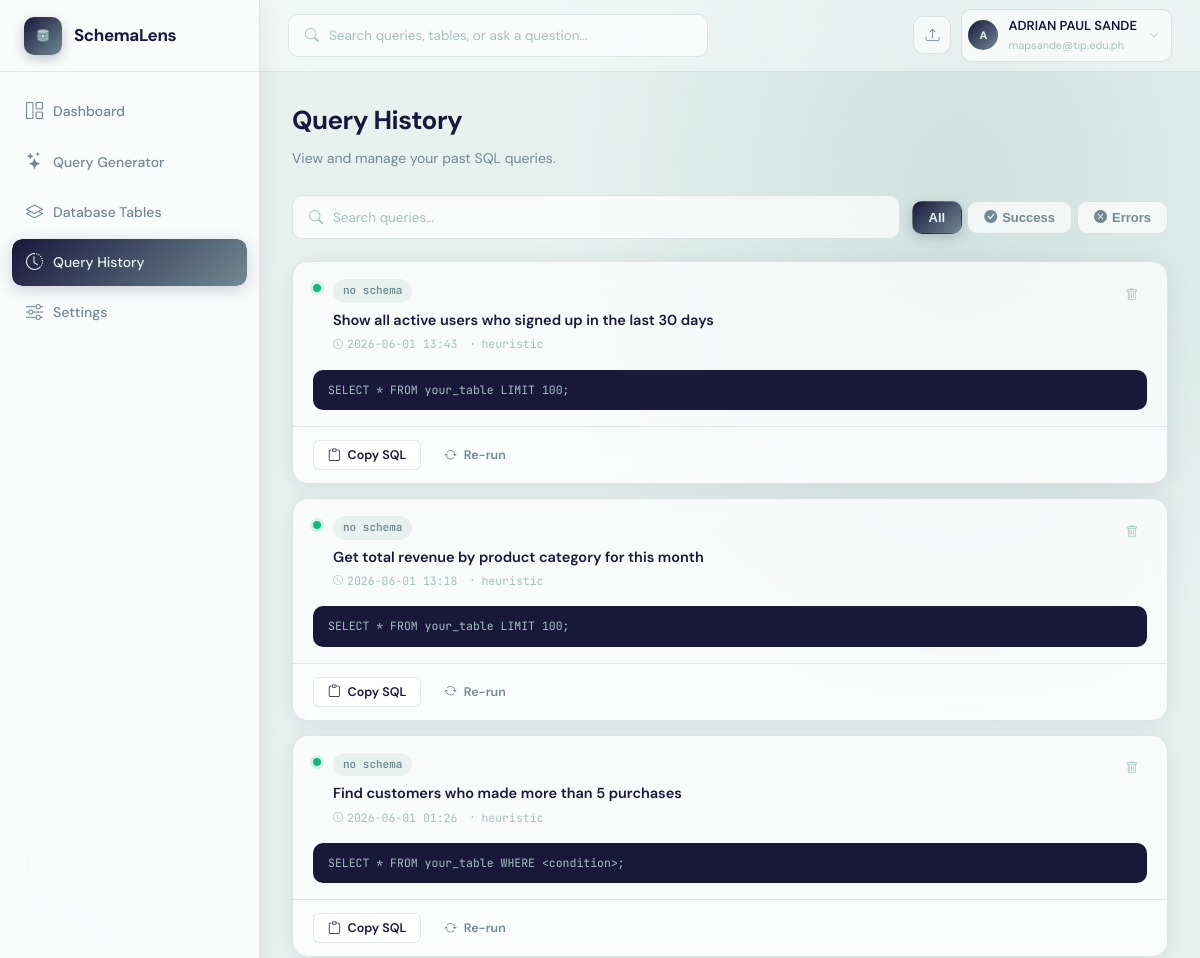
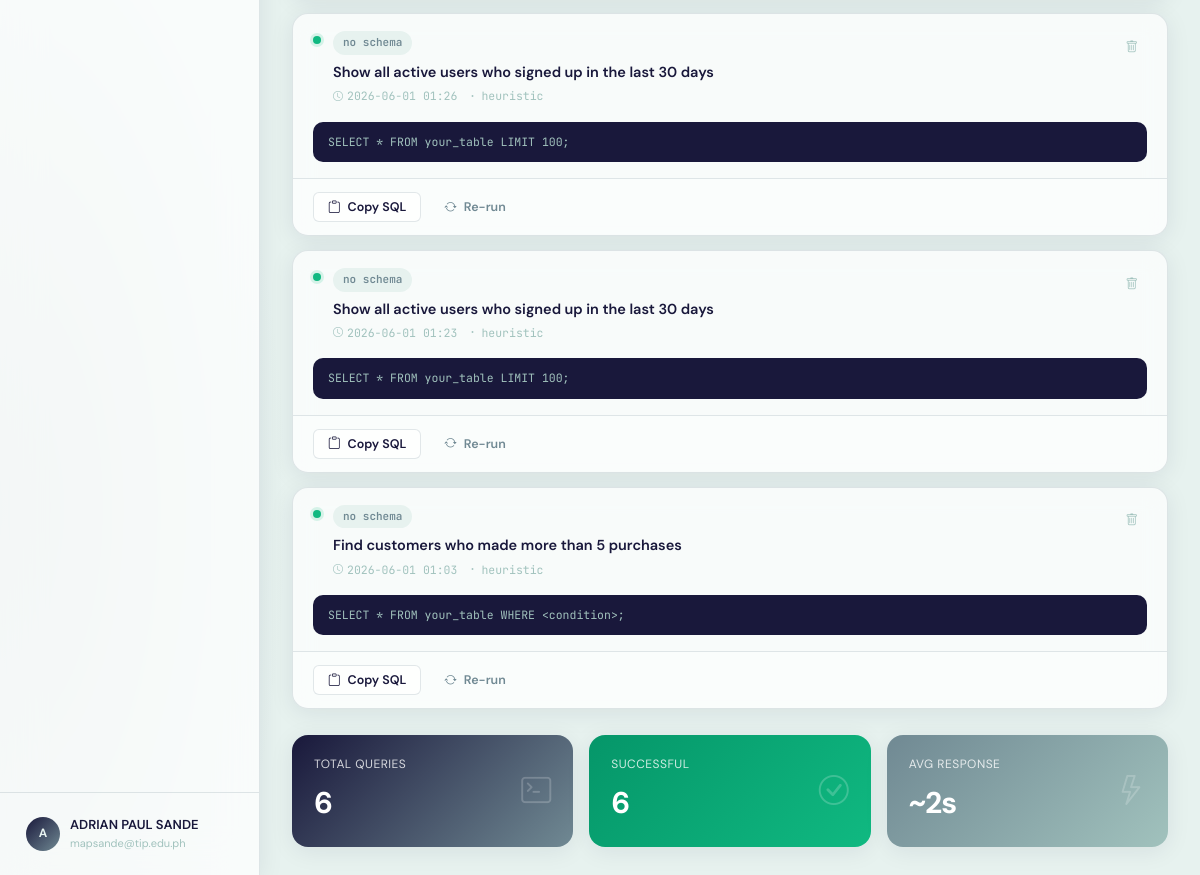
Page /history (signed in) on the earlier database version (2 pictures, top to bottom).
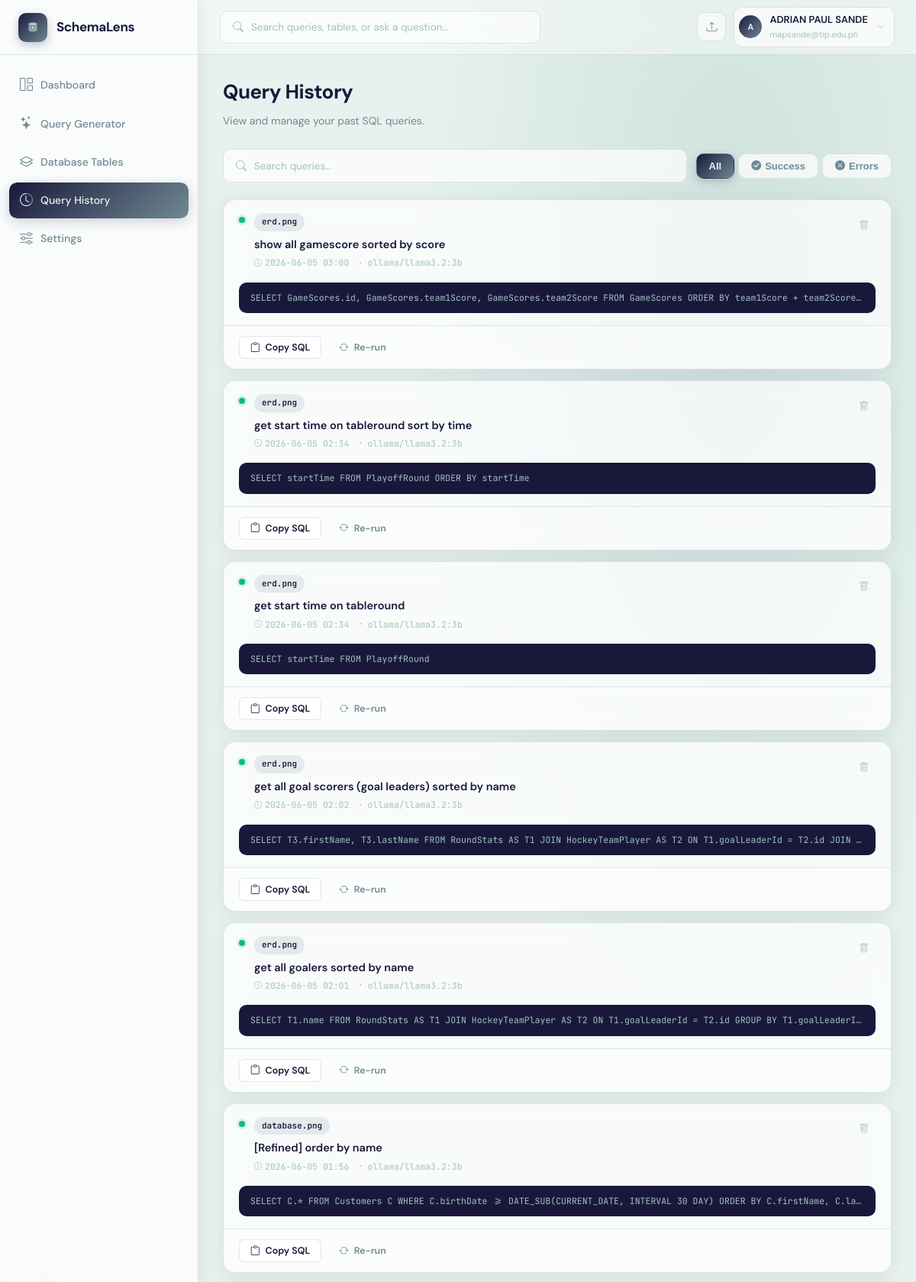
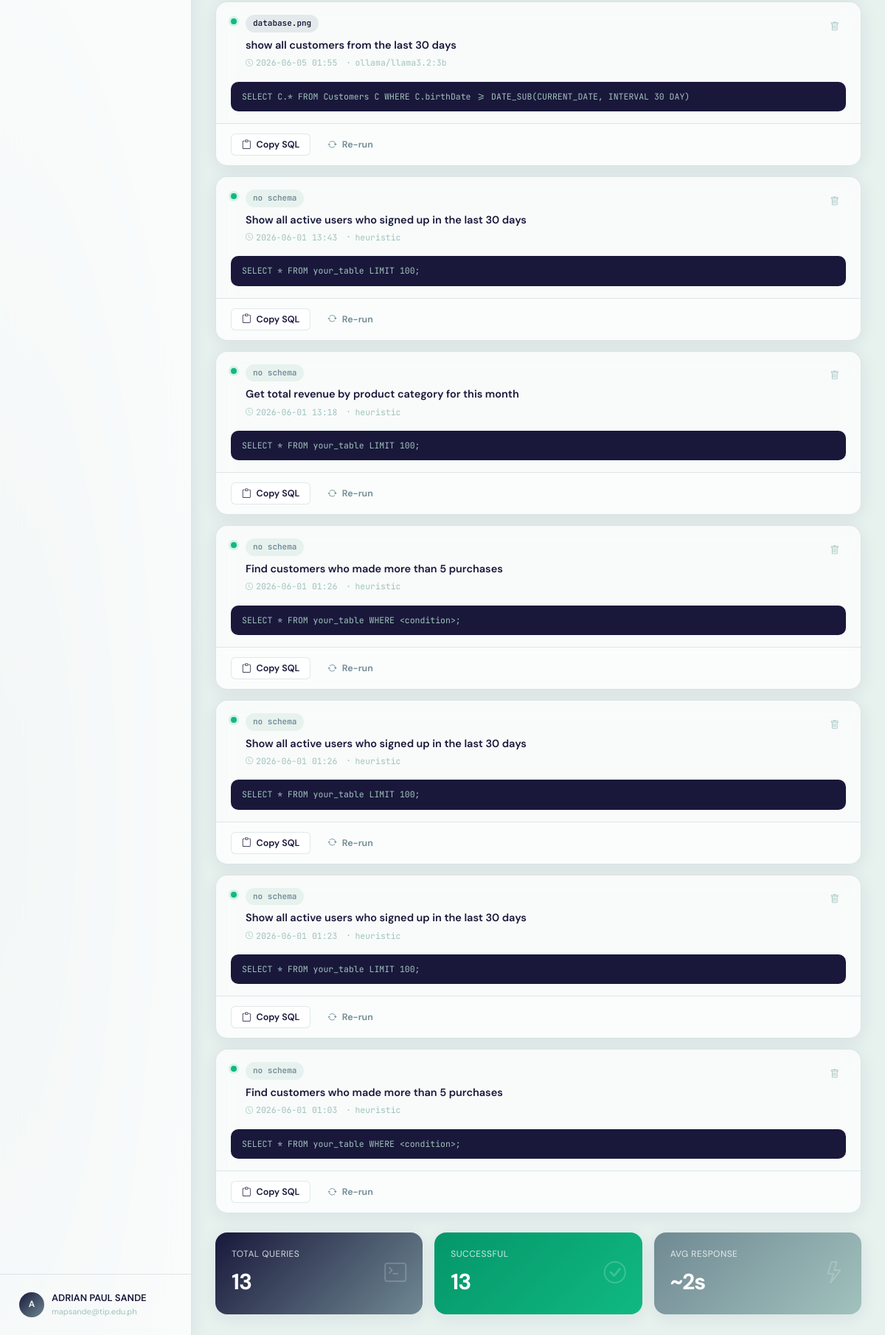
Same page on the later database version (2 pictures, top to bottom).
### app.py (models this page shows)
class User(UserMixin, db.Model):
    __tablename__ = "users"
    id           = db.Column(db.Integer, primary_key=True)
    name         = db.Column(db.String(120), nullable=False)
    email        = db.Column(db.String(200), unique=True, nullable=False)
    password     = db.Column(db.String(256), nullable=False)
    company      = db.Column(db.String(120), default="")
    role         = db.Column(db.String(80), default="")
    gemini_key   = db.Column(db.String(256), default="")
    created_at   = db.Column(db.DateTime, default=datetime.datetime.utcnow)
    agreement_accepted = db.Column(db.Boolean, default=False)
    agreement_accepted_at = db.Column(db.DateTime, nullable=True)
    schemas      = db.relationship("SchemaUpload", backref="owner", lazy=True,
                                   cascade="all, delete-orphan")
    queries      = db.relationship("QueryHistory", backref="owner", lazy=True,
                                   cascade="all, delete-orphan")

class QueryHistory(db.Model):
    __tablename__ = "query_history"
    id             = db.Column(db.Integer, primary_key=True)
    user_id        = db.Column(db.Integer, db.ForeignKey("users.id"), nullable=False)
    schema_id      = db.Column(db.Integer, db.ForeignKey("schema_uploads.id"), nullable=True)
    natural_query  = db.Column(db.Text, nullable=False)
    generated_sql  = db.Column(db.Text, default="")
    model_used     = db.Column(db.String(80), default="")
    sql_explanation = db.Column(db.Text, default="")     # Feature 2: plain-English explanation
    accuracy_score  = db.Column(db.Float, default=None)  # Feature 4: confidence score
    accuracy_notes  = db.Column(db.Text, default="")     # Feature 4: validation notes
    conversation_context = db.Column(db.Text, default="")  # Feature 3: JSON conversation history
    created_at     = db.Column(db.DateTime, default=datetime.datetime.utcnow)

class SchemaUpload(db.Model):
    __tablename__ = "schema_uploads"
    id            = db.Column(db.Integer, primary_key=True)
    user_id       = db.Column(db.Integer, db.ForeignKey("users.id"), nullable=False)
    filename      = db.Column(db.String(256), nullable=False)
    original_name = db.Column(db.String(256), nullable=False)
    schema_name   = db.Column(db.String(120), default="")
    ocr_text      = db.Column(db.Text, default="")
    parsed_schema = db.Column(db.Text, default="")   # JSON
    confirmed_schema = db.Column(db.Text, default="")  # JSON — user-confirmed/edited version
    uploaded_at   = db.Column(db.DateTime, default=datetime.datetime.utcnow)
    queries       = db.relationship("QueryHistory", backref="schema", lazy=True,
                                    cascade="all, delete-orphan")

### app.py (the view)
@app.route("/history")
@login_required
def history():
    page = request.args.get("page", 1, type=int)
    per_page = 20
    queries = QueryHistory.query.filter_by(user_id=current_user.id)\
              .order_by(QueryHistory.created_at.desc())\
              .paginate(page=page, per_page=per_page, error_out=False)
    return render_template("history.html", queries=queries)

### app.py (called while the page is built)
@login_manager.user_loader
def load_user(user_id):
    return db.session.get(User, int(user_id))

### templates/history.html (shortened to what this page needs)
{% extends "base.html" %}
{% block content %}
<div class="history-header fade-in">
  <h1>Query History</h1>
  <p>View and manage your past SQL queries.</p>
</div>
<div class="history-toolbar fade-in fade-in-1">
  <div class="search-wrap">
    <i class="bi bi-search"></i>
    <input type="text" id="searchInput" placeholder="Search queries…" oninput="filterQueries()">
  </div>
  <div class="filter-tabs">
    <button class="filter-tab active" id="tab-all" onclick="setFilter('all')">All</button>
    <button class="filter-tab success" id="tab-success" onclick="setFilter('success')">
      <i class="bi bi-check-circle-fill"></i> Success
    </button>
    <button class="filter-tab error" id="tab-error" onclick="setFilter('error')">
      <i class="bi bi-x-circle-fill"></i> Errors
    </button>
  </div>
</div>
<div id="queryList">
{% if queries.items %}
  {% for q in queries.items %}
  <div class="qh-card fade-in" id="qcard-{{ q.id }}"
       data-query="{{ q.natural_query | lower }}"
       data-status="success">
    <div class="qh-top">
      <div class="qh-status-dot success"></div>
      <div class="flex-1">
        <div style="display:flex;align-items:flex-start;justify-content:space-between;gap:12px;">
          <div>
            {% if q.schema %}
            <span class="badge badge-mid" style="margin-bottom:7px;display:inline-flex;">{{ q.schema.schema_name or q.schema.original_name }}</span>
            {% else %}
            <span class="badge badge-light" style="margin-bottom:7px;display:inline-flex;">no schema</span>
            {% endif %}
            <div class="qh-question">{{ q.natural_query }}</div>
            <div class="qh-meta">
              <span class="qh-meta-item"><i class="bi bi-clock"></i> {{ q.created_at.strftime('%Y-%m-%d %H:%M') }}</span>
              <span class="qh-meta-item"><i class="bi bi-dot"></i> {{ q.model_used or 'heuristic' }}</span>
            </div>
          </div>
          <button onclick="deleteQuery('{{ q.id }}')" class="btn btn-ghost btn-sm btn-icon" style="flex-shrink:0;color:var(--text-xs);" title="Delete">
            <i class="bi bi-trash"></i>
          </button>
        </div>
      </div>
    </div>
    <div class="qh-sql" onclick="this.classList.toggle('expanded')" title="Click to expand">{{ q.generated_sql }}</div>
    <div class="qh-actions">
      <button onclick="copySQL('{{ q.id }}')" class="btn btn-outline btn-sm"><i class="bi bi-clipboard"></i> Copy SQL</button>
      <a href="{{ url_for('query_page') }}{% if q.schema %}?schema_id={{ q.schema.id }}{% endif %}" class="btn btn-ghost btn-sm"><i class="bi bi-arrow-repeat"></i> Re-run</a>
    </div>
  </div>
  {% endfor %}
{% endif %}
</div>
{% if queries.items %}
<div class="stats-footer fade-in" style="animation-delay:.28s;">
  <div class="stat-box dark">
    <div>
      <div class="stat-box-label">Total Queries</div>
      <div class="stat-box-value">{{ queries.total }}</div>
    </div>
    <i class="bi bi-terminal stat-box-icon"></i>
  </div>
  <div class="stat-box green">
    <div>
      <div class="stat-box-label">Successful</div>
      <div class="stat-box-value">{{ queries.total }}</div>
    </div>
    <i class="bi bi-check-circle stat-box-icon"></i>
  </div>
  <div class="stat-box speed">
    <div>
      <div class="stat-box-label">Avg Response</div>
      <div class="stat-box-value">~2s</div>
    </div>
    <i class="bi bi-lightning stat-box-icon"></i>
  </div>
</div>
{% endif %}
{% endblock %}

### templates/base.html (shortened to what this page needs)
<!DOCTYPE html>
<html lang="en">
<head>
  <link href="https://cdn.jsdelivr.net/npm/bootstrap-icons@1.11.3/font/bootstrap-icons.css" rel="stylesheet">
  <link rel="stylesheet" href="https://cdnjs.cloudflare.com/ajax/libs/highlight.js/11.9.0/styles/github-dark.min.css">
</head>
<body>
{% if current_user.is_authenticated %}
<aside class="sidebar">
  <div class="sidebar-logo">
    <a href="{{ url_for('dashboard') }}">
      <div class="logo-icon">
      </div>
      <span class="logo-text">SchemaLens</span>
    </a>
  </div>
  <nav class="sidebar-nav">
    <a href="{{ url_for('dashboard') }}" class="nav-item {% if request.endpoint=='dashboard' %}active{% endif %}">
      <i class="bi bi-grid-1x2"></i> <span>Dashboard</span>
    </a>
    <a href="{{ url_for('query_page') }}" class="nav-item {% if request.endpoint=='query_page' %}active{% endif %}">
      <i class="bi bi-stars"></i> <span>Query Generator</span>
    </a>
    <a href="{{ url_for('schemas') }}" class="nav-item {% if request.endpoint in ['schemas','schema_detail'] %}active{% endif %}">
      <i class="bi bi-layers"></i> <span>Database Tables</span>
    </a>
    <a href="{{ url_for('history') }}" class="nav-item {% if request.endpoint=='history' %}active{% endif %}">
      <i class="bi bi-clock-history"></i> <span>Query History</span>
    </a>
    <a href="{{ url_for('settings') }}" class="nav-item {% if request.endpoint=='settings' %}active{% endif %}">
      <i class="bi bi-sliders"></i> <span>Settings</span>
    </a>
  </nav>
  <div class="sidebar-footer">
    <div class="user-row">
      <div class="user-avatar">{{ current_user.name[0].upper() }}</div>
      <div>
        <div class="user-name">{{ current_user.name }}</div>
        <div class="user-email">{{ current_user.email[:26] }}{% if current_user.email|length > 26 %}…{% endif %}</div>
      </div>
    </div>
  </div>
</aside>
<header class="topbar">
  <div class="search-box">
    <i class="bi bi-search"></i>
    <input type="text" placeholder="Search queries, tables, or ask a question…">
  </div>
  <div class="topbar-right">
    <a href="{{ url_for('schemas') }}" class="icon-btn" title="Upload Schema"><i class="bi bi-upload"></i></a>
    <div class="user-dropdown-wrapper">
      <div class="topbar-user" id="topbarUserBtn">
        <div class="user-avatar" style="width:30px;height:30px;font-size:11px;">{{ current_user.name[0].upper() }}</div>
        <div>
          <div class="name">{{ current_user.name }}</div>
          <div class="email">{{ current_user.email[:22] }}{% if current_user.email|length>22 %}…{% endif %}</div>
        </div>
        <i class="bi bi-chevron-down" style="font-size:10px;color:var(--text-xs);margin-left:2px;"></i>
      </div>
    </div>
  </div>
</header>
<div class="main">
  <div class="page">
    {% block content %}{% endblock %}
  </div>
</div>
{% else %}
{% block auth_content %}{% endblock %}
{% endif %}
</body>
</html>

### templates/history.html (style rules this page uses)
.history-header { margin-bottom: 26px; }
.history-header h1 { font-size: 26px; font-weight: 700; letter-spacing: -.5px; margin-bottom: 5px; }
.history-header p { font-size: 14px; color: var(--text-soft); }
.history-toolbar { display: flex; align-items: center; gap: 12px; margin-bottom: 22px; flex-wrap: wrap; }
.search-wrap { flex: 1; min-width: 200px; display: flex; align-items: center; gap: 10px; background: var(--card-bg); backdrop-filter: blur(12px); border: 1px solid var(--border); border-radius: var(--radius-sm); padding: 10px 16px; transition: all .2s; }
.search-wrap i { color: var(--text-xs); font-size: 14px; }
.search-wrap input { border:none; outline:none; font-family:var(--font); font-size:13.5px; color:var(--text); flex:1; background:none; }
.search-wrap input::placeholder { color: var(--text-xs); }
.filter-tabs { display: flex; gap: 5px; }
.filter-tab { padding: 8px 16px; border-radius: var(--radius-sm); font-size: 13px; font-weight: 600; cursor: pointer; border: 1px solid var(--border); background: var(--card-bg); backdrop-filter: blur(12px); color: var(--text-soft); transition: all .2s; display: flex; align-items: center; gap: 5px; }
.filter-tab.active { background: linear-gradient(135deg, var(--primary), var(--primary-mid)); color: var(--primary-xlight); border-color: transparent; box-shadow: 0 4px 12px rgba(25,24,59,0.2); }
.qh-card { background: var(--card-bg); backdrop-filter: blur(12px); border: 1px solid var(--border); border-radius: var(--radius); margin-bottom: 14px; overflow: hidden; transition: box-shadow .2s, transform .2s; box-shadow: var(--shadow); }
.qh-top { padding: 16px 20px; display: flex; align-items: flex-start; gap: 12px; }
.qh-status-dot { width: 8px; height: 8px; border-radius: 50%; flex-shrink: 0; margin-top: 6px; }
.qh-status-dot.success { background: #10b981; box-shadow: 0 0 0 3px rgba(16,185,129,0.15); }
.qh-question { font-size: 14.5px; font-weight: 600; color: var(--text); margin-bottom: 5px; line-height: 1.4; }
.qh-meta { display: flex; align-items: center; gap: 10px; flex-wrap: wrap; }
.qh-meta-item { display: flex; align-items: center; gap: 4px; font-size: 11.5px; color: var(--text-xs); font-family: var(--mono); }
.qh-meta-item i { font-size: 10px; }
.qh-sql { margin: 0 20px 16px; background: var(--primary); border-radius: var(--radius-sm); padding: 11px 15px; font-family: var(--mono); font-size: 11.5px; color: var(--primary-light); overflow: hidden; max-height: 48px; white-space: nowrap; text-overflow: ellipsis; cursor: pointer; transition: max-height .25s; }
.qh-actions { padding: 11px 20px; border-top: 1px solid var(--border); display: flex; align-items: center; gap: 8px; background: rgba(255,255,255,0.3); }
.stats-footer { display: grid; grid-template-columns: repeat(3, 1fr); gap: 16px; margin-top: 26px; }
.stat-box { border-radius: var(--radius); padding: 20px 22px; color: #fff; display: flex; align-items: center; justify-content: space-between; box-shadow: var(--shadow); }
.stat-box.dark { background: linear-gradient(135deg, var(--primary), var(--primary-mid)); }
.stat-box.green { background: linear-gradient(135deg, #059669, #10b981); }
.stat-box.speed { background: linear-gradient(135deg, var(--primary-mid), var(--primary-light)); }
.stat-box-label { font-size: 12px; opacity: .8; margin-bottom: 4px; text-transform: uppercase; letter-spacing: .04em; }
.stat-box-value { font-size: 30px; font-weight: 700; letter-spacing: -1px; }
.stat-box-icon { font-size: 30px; opacity: .2; }

Differences in the rows shown:
added QueryHistory: schema "erd.png", natural_query "show all gamescore sorted by score", created_at "2026-06-05 03:00", model_used "ollama/llama3.2:3b", generated_sql "SELECT GameScores.id, GameScores.team1Score, GameScores.team2Score FROM GameScores ORDER BY team1Score + team2Score…"
added QueryHistory: schema "erd.png", natural_query "get start time on tableround sort by time", created_at "2026-06-05 02:34", model_used "ollama/llama3.2:3b", generated_sql "SELECT startTime FROM PlayoffRound ORDER BY startTime"
added QueryHistory: schema "erd.png", natural_query "get start time on tableround", created_at "2026-06-05 02:34", model_used "ollama/llama3.2:3b", generated_sql "SELECT startTime FROM PlayoffRound"
added QueryHistory: schema "erd.png", natural_query "get all goal scorers (goal leaders) sorted by name", created_at "2026-06-05 02:02", model_used "ollama/llama3.2:3b", generated_sql "SELECT T3.firstName, T3.lastName FROM RoundStats AS T1 JOIN HockeyTeamPlayer AS T2 ON T1.goalLeaderId = T2.id JOIN…"
added QueryHistory: schema "erd.png", natural_query "get all goalers sorted by name", created_at "2026-06-05 02:01", model_used "ollama/llama3.2:3b", generated_sql "SELECT T1.name FROM RoundStats AS T1 JOIN HockeyTeamPlayer AS T2 ON T1.goalLeaderId = T2.id GROUP BY T1.goalLeaderI…"
added QueryHistory: schema "database.png", natural_query "[Refined] order by name", created_at "2026-06-05 01:56", model_used "ollama/llama3.2:3b", generated_sql "SELECT C.* FROM Customers C WHERE C.birthDate >= DATE_SUB(CURRENT_DATE, INTERVAL 30 DAY) ORDER BY C.firstName, C.la…"
added QueryHistory: schema "database.png", natural_query "show all customers from the last 30 days", created_at "2026-06-05 01:55", model_used "ollama/llama3.2:3b", generated_sql "SELECT C.* FROM Customers C WHERE C.birthDate >= DATE_SUB(CURRENT_DATE, INTERVAL 30 DAY)"
Other differences:
{{ queries.total }}: "6" → "13"
